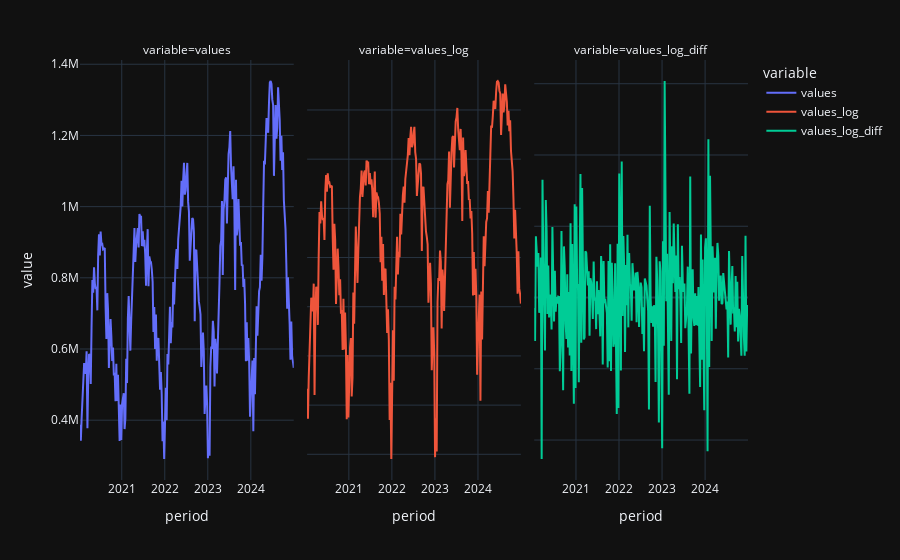

The code cell stored with this chart in its notebook:
### Code cell
fig = df.plot(facet_col="variable")
fig.update_yaxes(matches=None)
fig.update_layout()

### Figure 1 — Plotly figure (JSON) as saved in the notebook; plotly's stock layout.template omitted (floating-point values rounded to 4 significant figures; data arrays with more than 128 entries replaced by an {"elided": "..."} marker saying what was removed)
{"data": [{"hovertemplate": "variable=values<br>period=%{x}<br>value=%{y}<extra></extra>", "legendgroup": "values", "line": {"color": "#636efa", "dash": "solid"}, "marker": {"symbol": "circle"}, "mode": "lines", "name": "values", "orientation": "v", "showlegend": true, "type": "scatter", "x": {"elided": "260 str values"}, "xaxis": "x", "y": {"elided": "260 float values"}, "yaxis": "y"}, {"hovertemplate": "variable=values_log<br>period=%{x}<br>value=%{y}<extra></extra>", "legendgroup": "values_log", "line": {"color": "#EF553B", "dash": "solid"}, "marker": {"symbol": "circle"}, "mode": "lines", "name": "values_log", "orientation": "v", "showlegend": true, "type": "scatter", "x": {"elided": "260 str values"}, "xaxis": "x2", "y": {"elided": "260 float values"}, "yaxis": "y2"}, {"hovertemplate": "variable=values_log_diff<br>period=%{x}<br>value=%{y}<extra></extra>", "legendgroup": "values_log_diff", "line": {"color": "#00cc96", "dash": "solid"}, "marker": {"symbol": "circle"}, "mode": "lines", "name": "values_log_diff", "orientation": "v", "showlegend": true, "type": "scatter", "x": {"elided": "260 str values"}, "xaxis": "x3", "y": {"elided": "260 float values"}, "yaxis": "y3"}], "layout": {"annotations": [{"font": {}, "showarrow": false, "text": "variable=values", "x": 0.16, "xanchor": "center", "xref": "paper", "y": 1, "yanchor": "bottom", "yref": "paper"}, {"font": {}, "showarrow": false, "text": "variable=values_log", "x": 0.5, "xanchor": "center", "xref": "paper", "y": 1, "yanchor": "bottom", "yref": "paper"}, {"font": {}, "showarrow": false, "text": "variable=values_log_diff", "x": 0.84, "xanchor": "center", "xref": "paper", "y": 1, "yanchor": "bottom", "yref": "paper"}], "legend": {"title": {"text": "variable"}, "tracegroupgap": 0}, "margin": {"t": 60}, "xaxis": {"anchor": "y", "domain": [0, 0.32], "title": {"text": "period"}}, "xaxis2": {"anchor": "y2", "domain": [0.34, 0.66], "matches": "x", "title": {"text": "period"}}, "xaxis3": {"anchor": "y3", "domain": [0.68, 1.0], "matches": "x", "title": {"text": "period"}}, "yaxis": {"anchor": "x", "domain": [0, 1], "title": {"text": "value"}}, "yaxis2": {"anchor": "x2", "domain": [0, 1], "showticklabels": false}, "yaxis3": {"anchor": "x3", "domain": [0, 1], "showticklabels": false}}}
